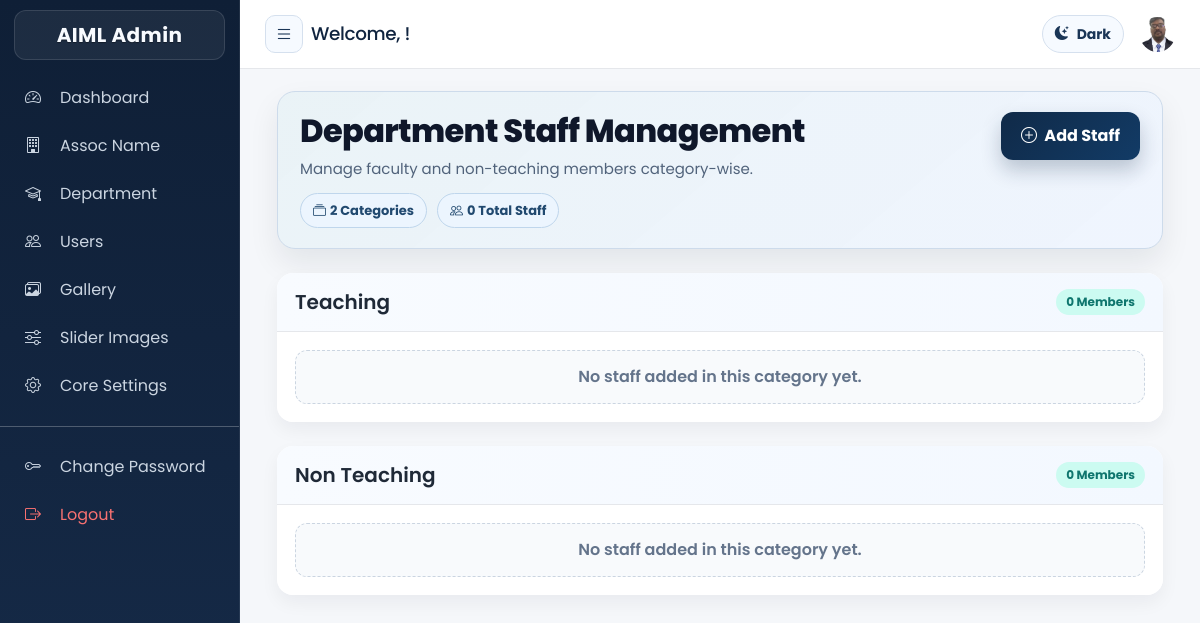
The app's page /admin/Department/department.php (signed in) with its own data.
### tables this page shows
CREATE TABLE IF NOT EXISTS `staff_category` (
  `id` int(11) NOT NULL AUTO_INCREMENT,
  `category_name` varchar(500) NOT NULL,
  PRIMARY KEY (`id`)
);

### libraries/mysql.class.php (called while the page is built, shortened)
<?php
class DataBasePDO
{
	private static $hostname	=  DB_SERVER;
	private static $username	=  DB_USER;
	private static $password	=  DB_PASS;
	private static $dbname		=  DB_DATABASE;
	private static $instance 	= FALSE;
	private $db;
	public $fetch_mode 			= PDO::FETCH_ASSOC;
	private $last_statement		= NULL;
	public function __construct($connect = true, $dataBase = null, $server = null,$userName = null, $passWord = null){
			return self::$instance;
	}
	public function connectToDB(){
			$dns='mysql:host='.self::$hostname.';dbname='.self::$dbname;
	    	self::$instance = new PDO($dns, self::$username, self::$password);
	    	self::$instance->setAttribute(PDO::ATTR_ERRMODE, PDO::ERRMODE_EXCEPTION);
	    	self::$instance->setAttribute(PDO::ATTR_DEFAULT_FETCH_MODE, PDO::FETCH_ASSOC);
	    	$this->db = self::$instance;
	}
	public function getOnePrepared($sqlQuery = NULL, $params = array()){
			if (!$this->internalPreparedQuery($sqlQuery, $params)){
				return false;
			}
			$result = $this->last_statement->fetch();
			return $result;
	}
	public function getAllResults($sqlQuery = NULL){
			if (!$this->internalQuery($sqlQuery)){
				return array();
			}
			$result = $this->last_statement->fetchAll();
			return $result;
	}
	public function internalQuery($sqlQuery = NULL){
			try {
				$stmt = $this->db->query($sqlQuery);
				$stmt->setFetchMode($this->fetch_mode);
				$this->last_statement = $stmt;
				return TRUE;
			}
			catch (PDOException $e){
				$this->logDatabaseError($e);
				return false;
			}
	}
	public function internalPreparedQuery($sqlQuery = NULL, $params = array()){
			try {
				$stmt = $this->db->prepare($sqlQuery);
				$stmt->execute($params);
				$stmt->setFetchMode($this->fetch_mode);
				$this->last_statement = $stmt;
				return TRUE;
			}
			catch (PDOException $e){
				$this->logDatabaseError($e);
				return false;
			}
	}
}
?>

### libraries/functions.class.php (called while the page is built, shortened)
<?php
	include_once("mysql.class.php");
	class DataFunctions {
		public $dbObj;
		public function __construct(){
			$this->dbObj = new DataBasePDO();
			$this->ensureModernAuthSchema();
	}
	private function assertSafeIdentifier($identifier){
		$identifier = trim((string)$identifier);
		return $identifier;
	}
	private function ensureModernAuthSchema(){
		$this->ensureColumnDefinition(TB_USERS, 'password', "varchar(255) NOT NULL COMMENT 'user password is stored'");
		$this->ensureColumnDefinition(ADMIN_TABLE, 'password', "varchar(255) NOT NULL COMMENT 'customer password is stored'");
		$this->ensureColumnDefinition(TB_USERS, 'address', "varchar(255) NOT NULL COMMENT 'user address is stored'");
		$this->ensureColumnDefinition(ADMIN_TABLE, 'address', "varchar(255) NOT NULL COMMENT 'customer address is stored'");
	}
	private function ensureColumnDefinition($table, $columnName, $definition){
		$table = $this->assertSafeIdentifier($table);
		$columnName = $this->assertSafeIdentifier($columnName);
		$definition = trim((string)$definition);
		$checkSql = "SELECT COLUMN_TYPE, IS_NULLABLE, COLUMN_DEFAULT
					 FROM information_schema.COLUMNS
					 WHERE TABLE_SCHEMA = DATABASE()
					   AND TABLE_NAME = :table_name
					   AND COLUMN_NAME = :column_name
					 LIMIT 1";
		$result = $this->dbObj->getOnePrepared($checkSql, array(
			':table_name' => $table,
			':column_name' => $columnName
		));
		$currentType = strtolower((string)($result['COLUMN_TYPE'] ?? ''));
		if ($columnName === 'password' && strpos($currentType, 'varchar(255)') !== false) {
			return;
		}
		if ($columnName === 'address' && preg_match('/varchar\((\d+)\)/', $currentType, $matches) && (int)$matches[1] >= 255) {
			return;
		}
		$alterSql = "ALTER TABLE `".$table."` MODIFY `".$columnName."` ".$definition;
		$this->dbObj->executeQuery($alterSql);
	}
	 public function getStaffCategories($table){
			$sql		= 'SELECT
								id, category_name
						   FROM
						   		'.$table;
			$result		= $this->dbObj->getAllResults($sql);
			return $result;
	 }
	 public function getStaffDetails($table,$categoryId=NULL){
			if( $categoryId != NULL){
				$where	= 'staff_categ_id = '.$categoryId;
			}else{
				$where	= 1;
			}
			$sql		= 'SELECT
								id, first_name, last_name, designation, image, qualification
						   FROM
						   		'.$table.'
						   WHERE
						   		'.$where;
			$result		= $this->dbObj->getAllResults($sql);
			return $result;
	 }
}

### admin/Department/department.php (the view, shortened to what this page needs)
<?php
include_once('../layout/main_header.php');
require_once(LIB_PATH . '/functions.class.php');
$fcObj = new DataFunctions();
$tbStaffCateg = TB_STAFF_CATEGORY;
$tbStaff      = TB_STAFF;
$staffCateg = $fcObj->getStaffCategories($tbStaffCateg);
$categoryCnt = sizeof($staffCateg);
for($i=0; $i<$categoryCnt; $i++){
    $categoryId = $staffCateg[$i]['id'];
    $staffDetails[$i] = $fcObj->getStaffDetails($tbStaff, $categoryId);
}
?>
<div class="container-fluid staff-page">
    <?php
        $totalStaff = 0;
        for ($si = 0; $si < $categoryCnt; $si++) {
            $totalStaff += !empty($staffDetails[$si]) ? count($staffDetails[$si]) : 0;
        }
    ?>
    <div class="page-header mb-4 d-flex justify-content-between align-items-start flex-wrap gap-3">
        <div>
            <h3 class="page-title">Department Staff Management</h3>
            <p class="page-subtitle">Manage faculty and non-teaching members category-wise.</p>
            <div class="page-pills">
                <span class="page-pill"><i class="bi bi-collection me-1"></i><?php echo (int)$categoryCnt; ?> Categories</span>
                <span class="page-pill"><i class="bi bi-people me-1"></i><?php echo (int)$totalStaff; ?> Total Staff</span>
            </div>
        </div>
        <a href="../staff/addstaff.php" class="btn add-staff-btn">
            <i class="bi bi-plus-circle me-1"></i> Add Staff
        </a>
    </div>
    <?php for($j=0; $j<$categoryCnt; $j++) { ?>
        <?php $catStafCnt = sizeof($staffDetails[$j]); ?>
        <div class="card staff-group border-0 mb-4">
            <div class="card-header staff-group-header fw-semibold">
                <span><?php echo $staffCateg[$j]['category_name']; ?></span>
                <span class="staff-count"><?php echo (int)$catStafCnt; ?> Members</span>
            </div>
            <div class="card-body staff-group-body">
                <div class="staff-grid">
                <?php
                    if ($catStafCnt == 0) {
                ?>
                    <div>
                        <div class="staff-empty">No staff added in this category yet.</div>
                    </div>
                <?php
                    }
                ?>
                </div>
            </div>
        </div>
    <?php } ?>
</div>
<?php include_once('../layout/footer.php'); ?>

### public/assets/css/site-refresh.css (style rules this page uses)
:root { --refresh-bg: #f3f7fb; --refresh-surface: #ffffff; --refresh-text: #14243b; --refresh-muted: #5b6f86; --refresh-primary: #0b63ce; --refresh-primary-2: #174ea6; --refresh-border: #d9e4ef; --refresh-shadow: 0 12px 28px rgba(15, 30, 52, 0.08); }
* { box-sizing: border-box; }
body { background: radial-gradient(circle at 10% -5%, rgba(11, 99, 206, 0.08), transparent 34%), radial-gradient(circle at 90% 0%, rgba(52, 168, 83, 0.07), transparent 28%), var(--refresh-bg); color: var(--refresh-text); }
h1, h2, h3, h4, h5, h6 { color: #10243f; letter-spacing: -0.02em; }
.card { overflow: hidden; }
.card .card-header { border-bottom: 1px solid #e4edf7; background: linear-gradient(90deg, #f8fbff, #f2f7fd); }

### public/assets/css/admin-refresh.css (style rules this page uses)
body { font-family: "Poppins", "Segoe UI", Arial, sans-serif; background: radial-gradient(circle at 0% 0%, rgba(20, 86, 177, 0.08), transparent 28%), radial-gradient(circle at 100% 0%, rgba(8, 145, 178, 0.07), transparent 24%), #f4f7fb; color: #1b2f49; }

### admin/layout/main_header.php (style rules this page uses)
body { overflow-x: hidden; background: #f5f7fa; }

### admin/Department/department.php (style rules this page uses)
.staff-page { padding-bottom: 14px; }
.staff-page .page-header { border: 1px solid #cddbeb; border-radius: 18px; padding: 20px 22px; background: linear-gradient(140deg, rgba(15, 118, 110, 0.06), rgba(37, 99, 235, 0.04)), #f8fbff; box-shadow: 0 14px 30px rgba(15, 23, 42, 0.08); }
.staff-page .page-title { font-size: 32px; font-weight: 800; letter-spacing: -0.6px; color: #0f172a; margin: 0; }
.staff-page .page-subtitle { margin: 8px 0 0; color: #51637b; font-size: 15px; }
.staff-page .page-pills { display: flex; gap: 10px; flex-wrap: wrap; margin-top: 12px; }
.staff-page .page-pill { border: 1px solid #bfd6ec; border-radius: 999px; padding: 7px 12px; background: #ecf5fe; color: #21496f; font-size: 13px; font-weight: 700; }
.staff-page .add-staff-btn { border: 0; border-radius: 12px; padding: 12px 20px; background: linear-gradient(135deg, #102a48, #123b66); color: #fff; font-weight: 700; font-size: 16px; box-shadow: 0 10px 20px rgba(16, 42, 72, 0.24); }
.staff-page .staff-group { border: 1px solid #d7dde6; border-radius: 16px; overflow: hidden; box-shadow: 0 8px 18px rgba(15, 23, 42, 0.05); background: #ffffff; }
.staff-page .staff-group-header { background: linear-gradient(90deg, #f8fbff, #f3f8ff); color: #1f2937; font-size: 20px; font-weight: 700; padding: 14px 18px; border-bottom: 1px solid #e5e7eb; display: flex; justify-content: space-between; align-items: center; gap: 10px; }
.staff-page .staff-count { font-size: 12px; font-weight: 700; color: #0f766e; background: #ccfbf1; border-radius: 999px; padding: 4px 10px; }
.staff-page .staff-group-body { background: #ffffff; padding: 18px; }
.staff-page .staff-grid { display: grid; grid-template-columns: repeat(auto-fit, minmax(300px, 1fr)); gap: 14px; }
.staff-page .staff-empty { border: 1px dashed #cbd5e1; border-radius: 12px; background: #f8fafc; color: #64748b; font-weight: 600; padding: 14px; text-align: center; }

### records on screen
staff_category: category_name "Teaching", catStafCnt "0"
staff_category: category_name "Non Teaching", catStafCnt "0"

### other values on screen
$categoryCnt "2"
$totalStaff "0"
